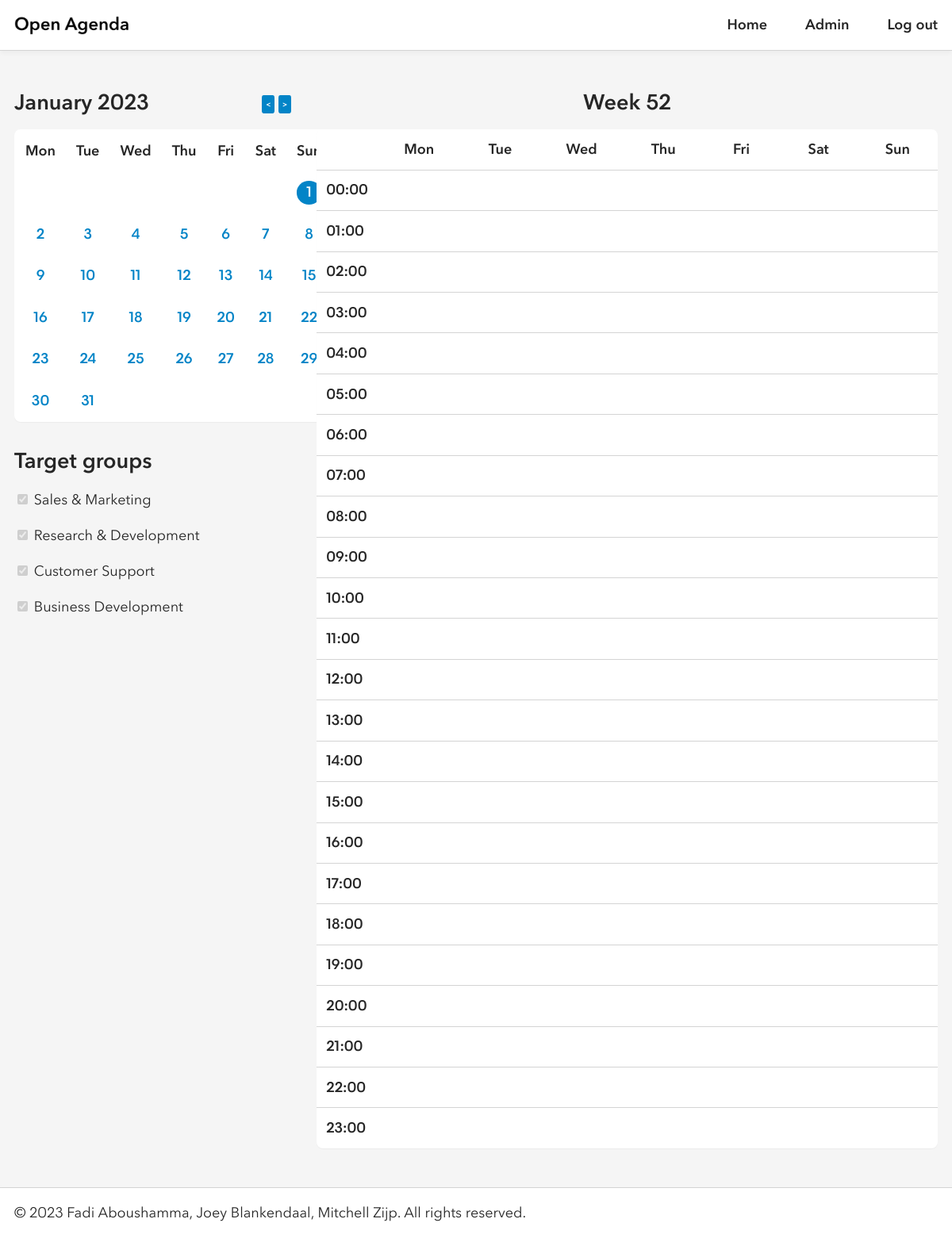
Screenshot of /index.php?year=2023&month=1&day=1 (signed in) with the database file from the repository.
### tables this page shows
create table if not exists users
(
    id char(36) not null,
    name varchar(63) not null,
    email varchar(255) not null,
    password varchar(255) not null,
    is_accepted boolean not null default 0,
    is_admin boolean not null default 0,
    primary key (id)
);

create table if not exists groups
(
    id char(36) not null,
    name varchar(31) not null,
    primary key (id)
);

### private/classes/usermanager.php (called while the page is built, shortened)
<?php
final class UserManager
{
    private $db;
    public function __construct($db)
    {
        $this->db = $db;
    }
    public function is_admin()
    {
        $result = $this->db->query("SELECT is_admin FROM users WHERE id = '" . $this->db->real_escape_string($_SESSION['user']) . "';");
        $user = $result->fetch_assoc();
        return $user['is_admin'];
    }
}

### private/functions.php (called while the page is built, shortened)
<?php
function clean_input($input)
{
    $input = trim($input);
    $input = htmlspecialchars($input);
    return $input;
}

### private/bootstrap.php (called while the page is built, shortened)
<?php
$db = new mysqli('localhost', 'root', '', 'openagenda');
require_once('functions.php');
require_once('classes/calendarmanager.php');
require_once('classes/groupmanager.php');
require_once('classes/usermanager.php');
$calendarManager = new CalendarManager($db);
$groupManager = new GroupManager($db);

### private/classes/calendarmanager.php (called while the page is built, shortened)
<?php
final class CalendarManager
{
    public function get_days_range()
    {
        return ['Mon', 'Tue', 'Wed', 'Thu', 'Fri', 'Sat', 'Sun'];
    }
}

### private/classes/groupmanager.php (called while the page is built)
<?php
final class GroupManager
{
    private $db;
    public function __construct($db)
    {
        $this->db = $db;
    }
    public function get_groups()
    {
        $result = $this->db->query("SELECT * FROM groups");
        return $result->fetch_all(MYSQLI_ASSOC);
    }
}

### private/components/calendar_month.php (the view)
<?php
if (isset($_GET['year']) && isset($_GET['month'])) {
    $year = min(max(clean_input($_GET['year']), 1950), 2100);
    $month = min(max(clean_input($_GET['month']), 1), 12);
} else {
    $year = date('Y');
    $month = date('n');
}
$num_days = cal_days_in_month(CAL_GREGORIAN, $month, $year);
$days = $calendarManager->get_days_range();
$first_day_of_month = date('N', mktime(0, 0, 0, $month, 1, $year))-1;
$selected_day = isset($_GET['day']) ? clean_input($_GET['day']) : date('d');
?>
<div class="calendar-header flex-x center">
    <header>
        <h2><?= date('F Y', mktime(0, 0, 0, $month, 1, $year)); ?></h2>
    </header>
    <div class="right">
        <a href="?year=<?= ($month == 1) ? $year - 1 : $year; ?>&month=<?= ($month == 1) ? 12 : $month - 1; ?>&day=1" class="prev-button">&lt;</a>
        <a href="?year=<?= ($month == 12) ? $year + 1 : $year; ?>&month=<?= ($month == 12) ? 1 : $month + 1; ?>&day=1" class="next-button">&gt;</a>
    </div>
</div>
<table class="calendar">
    <thead>
        <tr>
            <?php
            for ($i = 0; $i < 7; $i++) {
                echo '<th>' . $days[$i] . '</th>';
            }
            ?>
        </tr>
    </thead>
    <tbody>
        <tr>
        <?php
        for ($i = 0; $i < $first_day_of_month; $i++) {
            echo '<td></td>';
        }
        for ($day = 1; $day <= $num_days; $day++) {
            $css_class = $day == $selected_day ? 'selected' : '';
            echo '<td><a class="' .  $css_class . '" href="?year=' . $year . '&month=' . $month . '&day=' . $day . '">' . $day . '</td>';
            if (($day + $first_day_of_month) % 7 == 0) {
                echo '</tr><tr>';
            }
        }
        for ($i = 0; $i < 7 - (($day + $first_day_of_month - 1) % 7); $i++) {
            if((7 - (($day + $first_day_of_month - 1) % 7)) != 7) {
                echo '<td></td>';
                }
        }
        ?>
        </tr>
    </tbody>
</table>

### private/components/target_groups.php
<header>
    <h2 class="left">Target groups</h2>
</header>
<form class="flex-y">
    <?php
    $groups = $groupManager->get_groups();
    if (count($groups) == 0)
    {
    ?>
        <p>No target groups have been created yet.</p>
    <?php
    }
    else
    {
        foreach ($groups as $group)
        {
        ?>
            <div>
                <input type="checkbox" checked disabled>
                <label><?= $group['name'] ?></label>
            </div>
        <?php
        }
    }
    ?>
</form>

### public/assets/style.css (style rules this page uses)
:root { --border: 1px solid var(--border-color); --border-color: #d4d4d4; --border-radius: .5rem; --gap: 1rem; --line-height: 1.618; --padding: var(--padding-y) var(--padding-x); --padding-x: 1.125rem; --padding-y: 1rem; --transition: all .5s; --black: #262626; --black-dark: #000; --green: #16a34a; --light: #f5f5f5; --red: #dc2626; --sky: #0284c7; --sky-dark: #0369a1; --white: #fff; }
html { height: 100%; }
body, button, input { -moz-osx-font-smoothing: grayscale; -webkit-font-smoothing: antialiased; color: var(--black); font: 1.125rem Avenir Next, system-ui,-apple-system,"Segoe UI",Roboto,"Helvetica Neue","Noto Sans","Liberation Sans",Arial,sans-serif,"Apple Color Emoji","Segoe UI Emoji","Segoe UI Symbol","Noto Color Emoji"; line-height: var(--line-height); }
body { background: var(--light); display: flex; flex-direction: column; height: inherit; margin: 0; }
a { color: var(--sky); font-weight: bold; text-decoration: none; }
h1, h2, h3 { line-height: calc(var(--line-height) / 2 + .5); margin: 0; text-align: center; }
table { border-collapse: collapse; width: 100%; }
td, th { border: var(--border); padding: var(--padding); }
tr { background: var(--white); }
.flex-x, .flex-y { display: flex; gap: var(--gap); }
.flex-x { flex-direction: row; }
.flex-y { flex-direction: column; }
.right { margin-left: auto; }
form { display: flex; flex-direction: column; gap: var(--gap); }
form > div, form .flex-y { gap: calc(var(--gap) / 4) !important; }
input { border: var(--border); border-radius: var(--border-radius); padding: var(--padding); }
.calendar { background: var(--white); border-collapse: separate; border-radius: var(--border-radius); box-shadow: 0 1px 1px rgb(0 0 0 / 4%); }
.calendar td, .calendar th { border: 0; padding: calc(var(--padding-y) / 1.5) calc(var(--padding-x) / 1.5); }
.calendar td { width: 150px; text-align: center; }
.calendar tr { background: none; }
.calendar .selected { background: var(--sky); border-radius: 50%; color: var(--white); display: block; }
.prev-button, .next-button { font-size: 10px; color: var(--white); text-decoration: none; padding: 5px; border-radius: 15%; background-color: #0284c7; }
.left { text-align: left; }
.center { align-items: center; }

### rows the page displays
users: is_admin "January 2023"
groups: name "Sales & Marketing"
groups: name "Research & Development"
groups: name "Customer Support"
groups: name "Business Development"

### other values shown
$days[$i] "Mon"
$days[$i] "Tue"
$days[$i] "Wed"
$days[$i] "Thu"
$days[$i] "Fri"
$days[$i] "Sat"
$days[$i] "Sun"
$week_number "52"
$day "Mon"
$day "Tue"
$day "Wed"
$day "Thu"
$day "Fri"
$day "Sat"
$day "Sun"
